Frame 1 (no input): blank canvas, image omitted
Frame 60 (no input): blank canvas, image omitted
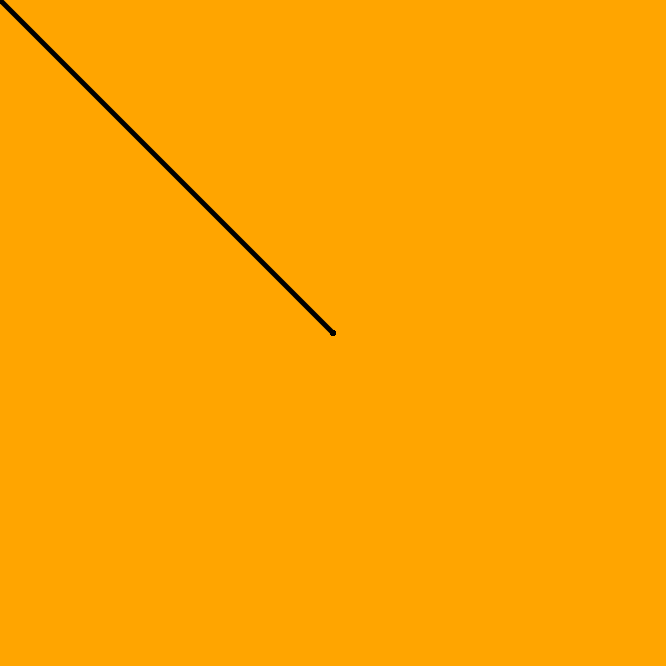
Frame 120 (the mouse pressed at the canvas centre since frame 60)

The p5.js sketch whose frames 1 and 60 were blank and that drew this single picture after the mouse press (run headless with seeded random() and noise() and a simulated clock; from frame 60 on, the mouse is pressed at the canvas centre):

// p5.js sketch
// ── sketch.js
var colourPicker;
let strokeWeightSlider;
var bgColourPicker;

function setup(){
    createCanvas(666,666);
    colourPicker = createColorPicker('black');
    
    strokeWeightSlider = createSlider(1,10,5,1);
    
    bgColourPicker = createColorPicker('orange'); 
    
    var bgColorButton = createButton('Refresh');
    bgColorButton.mousePressed(repaint);
    bgColourPicker.changed( repaint ); 
    background( bgColourPicker.value() );
}

function draw(){
    // ellipse(mouseX, mouseY, 10,10);
    strokeWeight( strokeWeightSlider.value() );
    stroke( colourPicker.value() );   

    // remixed from p5js.org/reference/mouseispressed/
    if(mouseIsPressed){
        line(mouseX, mouseY, pmouseX, pmouseY);
    }
    /// end remix
}

function repaint(){
    background( bgColourPicker.value() );
}
